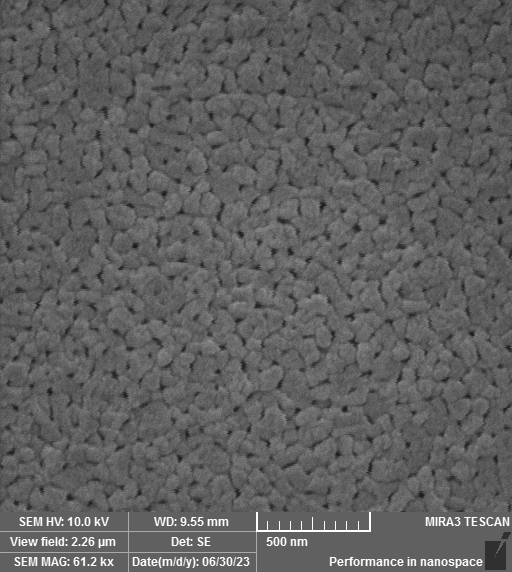
#> input picture test_img/hole1.tif, 512 x 572 px
$ python -i textDetection.py   (imports and definitions only)
#> lines starting #> are read from the running program, lines starting #| are printed output that depends on the picture; after the words box and inside, x2 and y2 are one past the last pixel; in counts of white or black regions, pixels touching at a corner belong together
#> further down, picture is the input picture: shape (572, 512); min 22, max 255, mean 95.1
import cv2
import pytesseract

def textDetection(img):
	# Homebrew is required if you want to run pytesseract on MacOS machine with m chip.
	# Mention the installed location of Tesseract-OCR in your system
	pytesseract.pytesseract.tesseract_cmd = r'C:\Program Files\Tesseract-OCR\tesseract.exe'
	ret, thresh1 = cv2.threshold(img, 0, 255, cv2.THRESH_OTSU | cv2.THRESH_BINARY_INV)
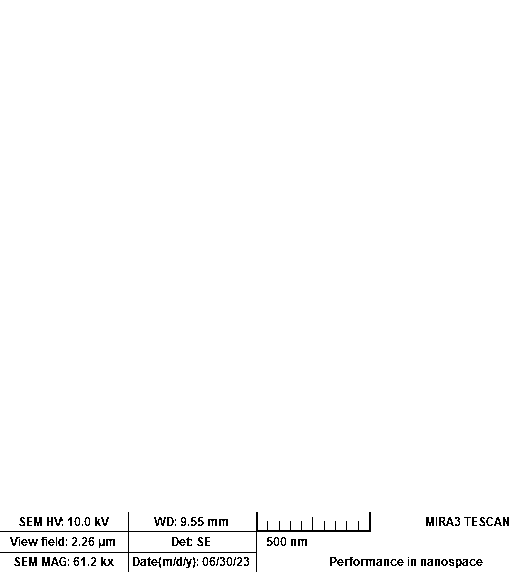
#> thresh1: shape (572, 512); 98.7% white; black in thin lines or dots, all inside (x1, y1, x2, y2) = (0, 512, 509, 572)
#> ret = 151
	rect_kernel = cv2.getStructuringElement(cv2.MORPH_RECT, (18, 18))
	dilation = cv2.dilate(thresh1, rect_kernel, iterations = 1)
#> dilation: shape (572, 512); every value is 255
	contours, hierarchy = cv2.findContours(dilation, cv2.RETR_EXTERNAL,
													cv2.CHAIN_APPROX_NONE)
#> contours = 1 contour; box (x1, y1, x2, y2) and area: (0, 0, 512, 572) 291781
	im2 = img.copy()
	result=[]
	for cnt in contours:
		x, y, w, h = cv2.boundingRect(cnt)
		rect = cv2.rectangle(im2, (x, y), (x + w, y + h), (0, 255, 0), 2)
		cropped = im2[y:y + h, x:x + w]
		text = pytesseract.image_to_string(cropped)
		result.append(text)
#> this loop made 1 pass
#> after the loop, result = []
	return result

>>> import cv2
>>> picture = cv2.imread('../test_img/hole1.tif', cv2.IMREAD_GRAYSCALE)
#> (the run stopped early here; a loop or call above may not have finished)

$ run again, on test_img/hole2.tif
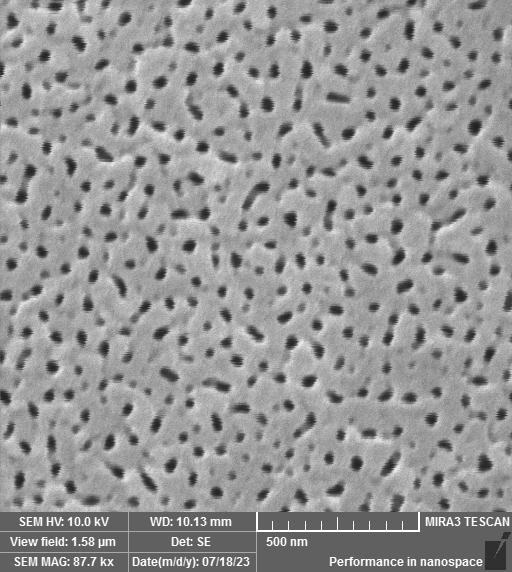
#> input picture test_img/hole2.tif, 512 x 572 px
#> picture is the input picture: shape (572, 512); min 30, max 255, mean 149.8
#> in textDetection, `ret, thresh1 = cv2.threshold(img, 0, 255, cv2.THRESH_OTSU | cv2.THRESH..`:
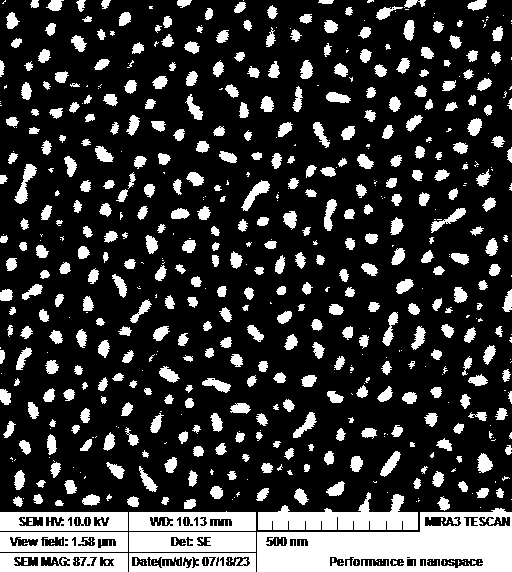
#> thresh1: shape (572, 512); 21.9% white; 629 white regions (239 under 20 px), largest, box (x1, y1, x2, y2) and area: (257, 508, 512, 572) 10488, (258, 492, 418, 530) 3161, (129, 532, 256, 552) 2326
#> ret = 128
#> in textDetection, `dilation = cv2.dilate(thresh1, rect_kernel, iterations = 1)`:
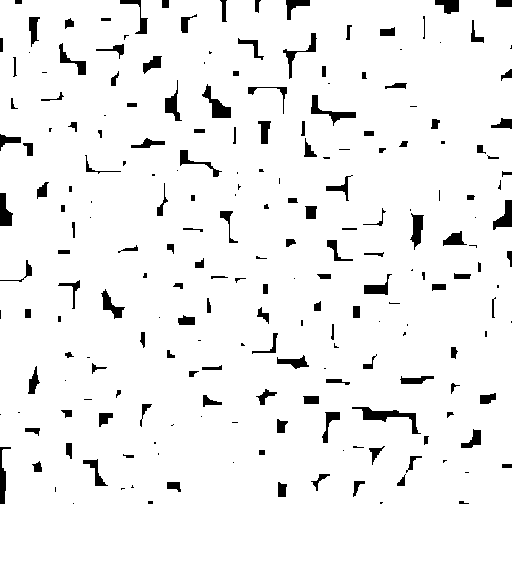
#> dilation: shape (572, 512); 94.8% white; 218 black regions (71 under 20 px)
#> contours = 1 contour; box (x1, y1, x2, y2) and area: (0, 0, 512, 572) 289097
#> the loop in textDetection, `for cnt in contours:` made 1 pass
#> after the loop in textDetection, `for cnt in contours:`: result = []

$ run again, on test_img/test1.tif
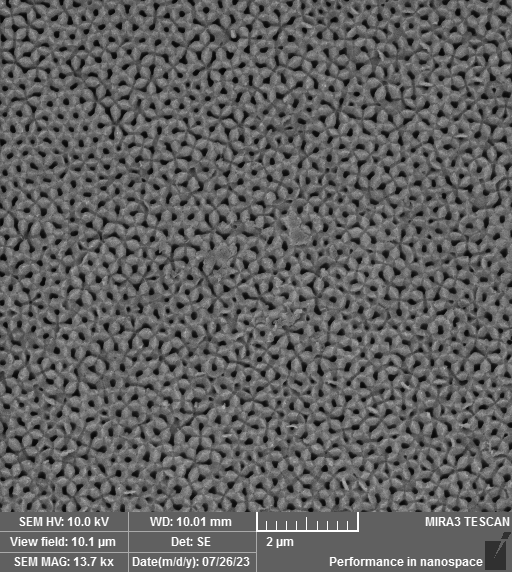
#> input picture test_img/test1.tif, 512 x 572 px
#> picture is the input picture: shape (572, 512); min 5, max 255, mean 97.5
#> in textDetection, `ret, thresh1 = cv2.threshold(img, 0, 255, cv2.THRESH_OTSU | cv2.THRESH..`:
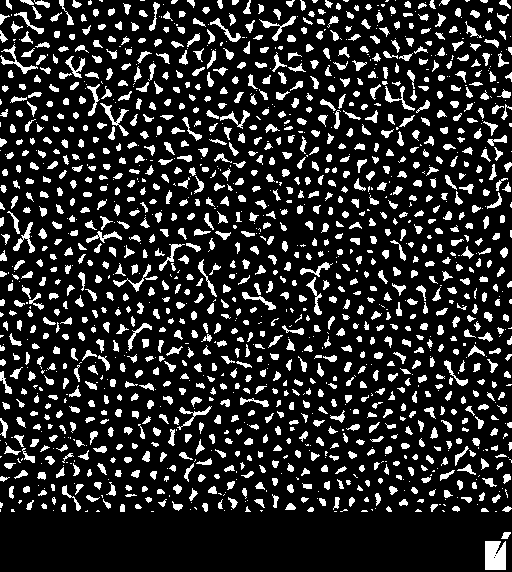
#> thresh1: shape (572, 512); 16.8% white; 1546 white regions (448 under 20 px), largest, box (x1, y1, x2, y2) and area: (485, 541, 506, 570) 576, (0, 44, 38, 74) 222, (100, 103, 129, 136) 215
#> ret = 74
#> dilation: shape (572, 512); 91.5% white; 5 black regions (4 under 20 px)
#> contours = 2 contours; box (x1, y1, x2, y2) and area: (0, 0, 512, 521) 265362, (477, 524, 512, 572) 1445
#> the loop in textDetection, `for cnt in contours:` made 1 pass
#> (x, y, w, h) on pass 1: (477, 524, 35, 48)
#> pass 1, in textDetection, `cropped = im2[y:y + h, x:x + w]`:
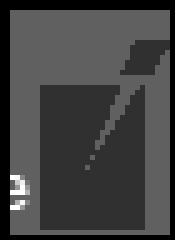
#> cropped: shape (48, 35) (shown 5 times larger); min 0, max 255, mean 65.7
#> after the loop in textDetection, `for cnt in contours:`: result = []
